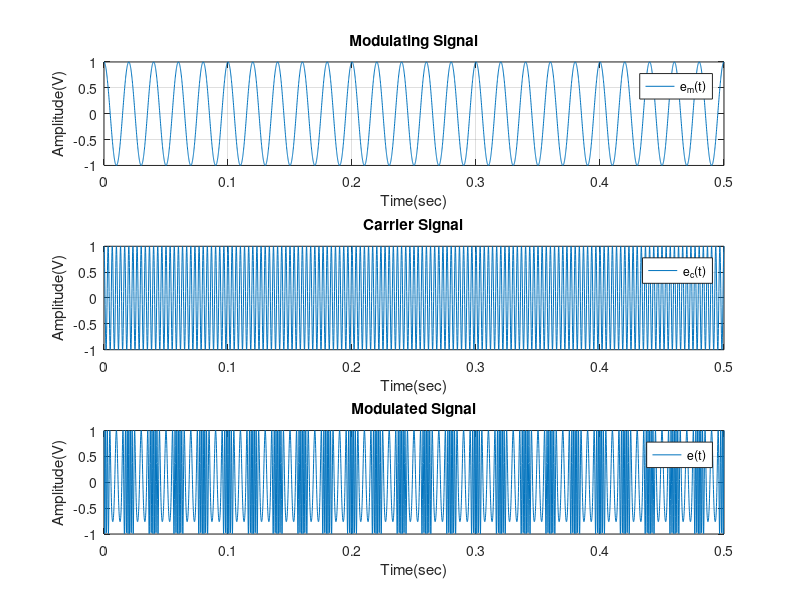

Write MATLAB code to recreate this figure.
clc;
clear all;
close all;

fm = 50;  %modulating signal frequency 
fc = 300; %carrier signal frequency 
B = 10;   %modulation index
t = 0:0.0001:0.5; %defining time period from 0 to 0.5s in 0.0001s interval

m = cos(2*pi*fm*t);  %modulating/message signal
c = cos(2*pi*fc*t);  %carrier signal
y = cos((2*pi*fc*t) + (B.*sin(2*pi*fm*t)));  %modulated signal

figure;
subplot(3,1,1);
plot(t,m);      %plotting modulating/information signal
xlabel('Time(sec)');
ylabel('Amplitude(V)');
title('Modulating Signal');
legend('e_m(t)');
grid on;

subplot(3,1,2);
plot(t,c);      %plotting carrier signal
xlabel('Time(sec)');
ylabel('Amplitude(V)');
title('Carrier Signal');
legend('e_c(t)');
grid on;

subplot(3,1,3);
plot(t,y);      %plotting modulated signal
xlabel('Time(sec)');
ylabel('Amplitude(V)');
title('Modulated Signal');
legend('e(t)');
grid on;
